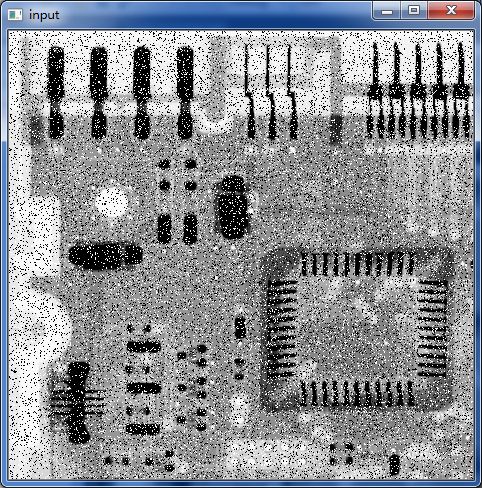
#> input picture images/salt_and_pepper_2.jpg, 482 x 488 px, found by its file name
$ python lab3.py
#> lines starting #> are read from the running program, lines starting #| are printed output that depends on the picture
import numpy as np
import matplotlib.pyplot as plt
import cv2 as cv

def convolution(gray, kernel):
    ksize = kernel.shape[0]
    padding = (ksize - 1) // 2
    padded = np.pad(gray, padding, mode='edge')

    out = np.zeros(gray.shape, dtype=np.float64)
    m, n = out.shape
    for row in range(m):
        for col in range(n):
            sub = padded[row: row + ksize, col: col + ksize]
            out[row, col] = np.sum(sub * kernel)

    out = np.clip(out, 0, 255).astype(np.uint8)
    return out

def mean_filter_padding(gray, ksize):
    mean_filter = np.ones((ksize, ksize), dtype=np.float64) / (ksize ** 2)
    return convolution(gray, mean_filter)

def median_filter_padding(gray, ksize):
    padding = (ksize - 1) // 2
    padded = np.pad(gray, padding, mode='edge')

    out = np.zeros(gray.shape, dtype=np.float64)
    m, n = out.shape
    for row in range(m):
        for col in range(n):
            sub = padded[row: row + ksize, col: col + ksize]
            out[row, col] = np.median(sub)

    out = np.clip(out, 0, 255).astype(np.uint8)
    return out

def min_filter_padding(gray, kernel):
    ksize = kernel.shape[0]
    padding = (ksize - 1) // 2
    padded = np.pad(gray, padding, mode='edge')

    out = np.zeros(gray.shape, dtype=np.float64)
    m, n = out.shape
    for row in range(m):
        for col in range(n):
            sub = padded[row: row + ksize, col: col + ksize]
            out[row, col] = np.min(sub)

    out = np.clip(out, 0, 255).astype(np.uint8)
    return out

def max_filter_padding(gray, kernel):
    ksize = kernel.shape[0]
    padding = (ksize - 1) // 2
    padded = np.pad(gray, padding, mode='edge')

    out = np.zeros(gray.shape, dtype=np.float64)
    m, n = out.shape
    for row in range(m):
        for col in range(n):
            sub = padded[row: row + ksize, col: col + ksize]
            out[row, col] = np.max(sub)

    out = np.clip(out, 0, 255).astype(np.uint8)
    return out

def mean_filter_no_padding(gray, ksize):
    padding = (ksize - 1) // 2
    out = np.zeros(gray.shape, dtype=np.float64)
    m, n = out.shape
    for row in range(m):
        for col in range(n):
            sub = gray[max(0, row - padding): row - padding + ksize, max(0, col - padding): col - padding + ksize]
            out[row, col] = np.mean(sub)
    return np.clip(out, 0, 255).astype(np.uint8)

file = 'E:\\Workspace\\LEARN\\NLU\\DIP\\images\\salt_and_pepper_2.jpg'
img = cv.imread(file, 0)
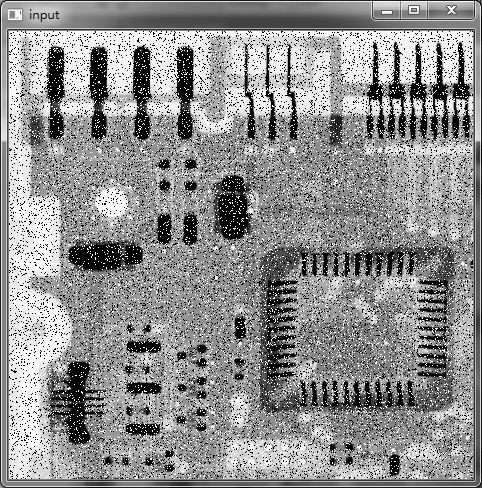
#> img: shape (488, 482); min 0, max 255, mean 143.4
mean_filter_img = mean_filter_padding(img, 5)
#> in convolution, `padded = np.pad(gray, padding, mode='edge')`:
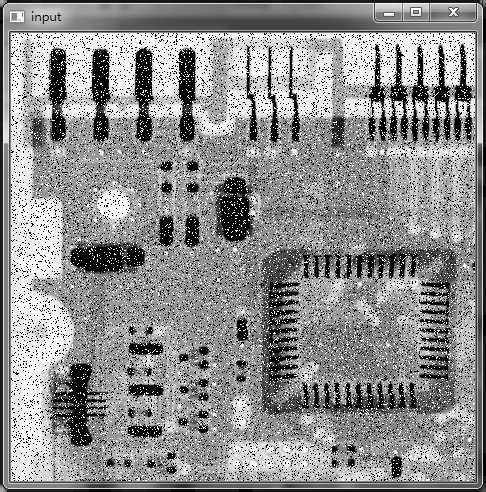
#> padded: shape (492, 486); min 0, max 255, mean 141.5
#> after the loop in convolution, `for row in range(m):`:
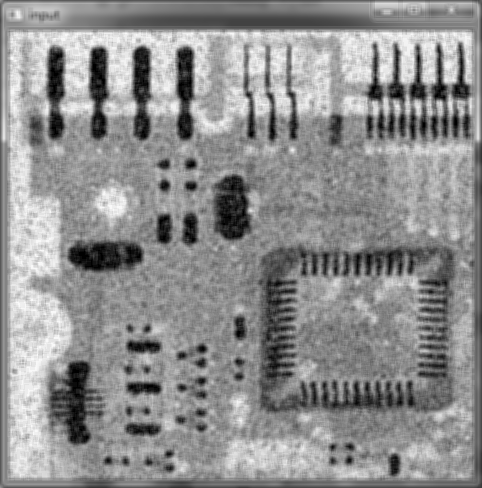
#> out: shape (488, 482) float64; min 0, max 250, mean 143.1
median_filter_img = median_filter_padding(img, 5)
#> after the loop in median_filter_padding, `for row in range(m):`:
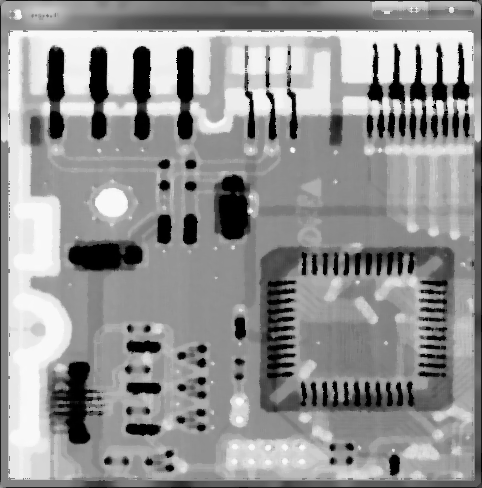
#> out: shape (488, 482) float64; min 0, max 251, mean 147

cv.imshow('default', img)
cv.imshow('mean_filter', mean_filter_img)
cv.imshow('median_filter', median_filter_img)

cv.waitKey(0)
cv.destroyAllWindows()

$ run again, with images/finger.jpg copied over images/salt_and_pepper_2.jpg
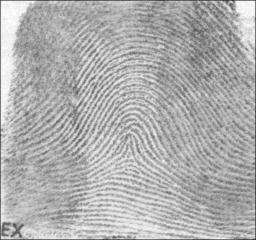
#> input picture images/finger.jpg, 256 x 240 px, found by its file name
#> img is the input picture: shape (240, 256); min 36, max 255, mean 175
#> in convolution, `padded = np.pad(gray, padding, mode='edge')`:
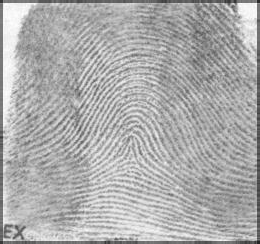
#> padded: shape (244, 260); min 36, max 255, mean 172.7
#> after the loop in median_filter_padding, `for row in range(m):`:
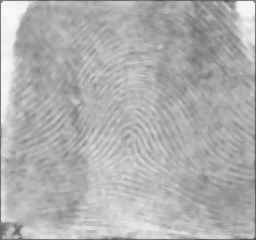
#> out: shape (240, 256) float64; min 75, max 251, mean 175.4
